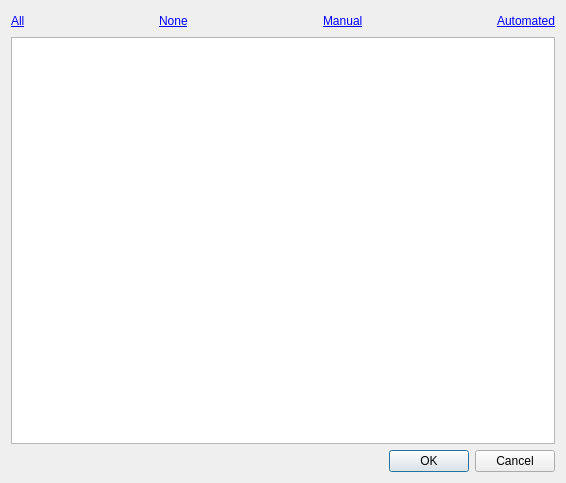
<?xml version="1.0" encoding="UTF-8"?>
<ui version="4.0">
 <class>Dialog</class>
 <widget class="QDialog" name="Dialog">
  <property name="geometry">
   <rect>
    <x>0</x>
    <y>0</y>
    <width>566</width>
    <height>483</height>
   </rect>
  </property>
  <property name="windowTitle">
   <string>Test selector</string>
  </property>
  <layout class="QVBoxLayout" name="verticalLayout">
   <item>
    <layout class="QHBoxLayout" name="horizontalLayout">
     <item>
      <widget class="QLabel" name="selectAllLabel">
       <property name="text">
        <string>&lt;a href='#'&gt;All&lt;/a&gt;</string>
       </property>
      </widget>
     </item>
     <item>
      <spacer name="horizontalSpacer_2">
       <property name="orientation">
        <enum>Qt::Horizontal</enum>
       </property>
       <property name="sizeHint" stdset="0">
        <size>
         <width>40</width>
         <height>20</height>
        </size>
       </property>
      </spacer>
     </item>
     <item>
      <widget class="QLabel" name="unselectAllLabel">
       <property name="text">
        <string>&lt;a href='#'&gt;None&lt;/a&gt;</string>
       </property>
      </widget>
     </item>
     <item>
      <spacer name="horizontalSpacer_3">
       <property name="orientation">
        <enum>Qt::Horizontal</enum>
       </property>
       <property name="sizeHint" stdset="0">
        <size>
         <width>40</width>
         <height>20</height>
        </size>
       </property>
      </spacer>
     </item>
     <item>
      <widget class="QLabel" name="onlyManualLabel">
       <property name="text">
        <string>&lt;a href='#'&gt;Manual&lt;/a&gt;</string>
       </property>
      </widget>
     </item>
     <item>
      <spacer name="horizontalSpacer_4">
       <property name="orientation">
        <enum>Qt::Horizontal</enum>
       </property>
       <property name="sizeHint" stdset="0">
        <size>
         <width>40</width>
         <height>20</height>
        </size>
       </property>
      </spacer>
     </item>
     <item>
      <widget class="QLabel" name="onlyUnitLabel">
       <property name="text">
        <string>&lt;a href='#'&gt;Automated&lt;/a&gt;</string>
       </property>
      </widget>
     </item>
    </layout>
   </item>
   <item>
    <widget class="QTreeWidget" name="testsTree">
     <attribute name="headerVisible">
      <bool>false</bool>
     </attribute>
     <column>
      <property name="text">
       <string notr="true">1</string>
      </property>
     </column>
    </widget>
   </item>
   <item>
    <widget class="QDialogButtonBox" name="buttonBox">
     <property name="orientation">
      <enum>Qt::Horizontal</enum>
     </property>
     <property name="standardButtons">
      <set>QDialogButtonBox::Cancel|QDialogButtonBox::Ok</set>
     </property>
    </widget>
   </item>
  </layout>
 </widget>
 <resources/>
 <connections/>
</ui>
